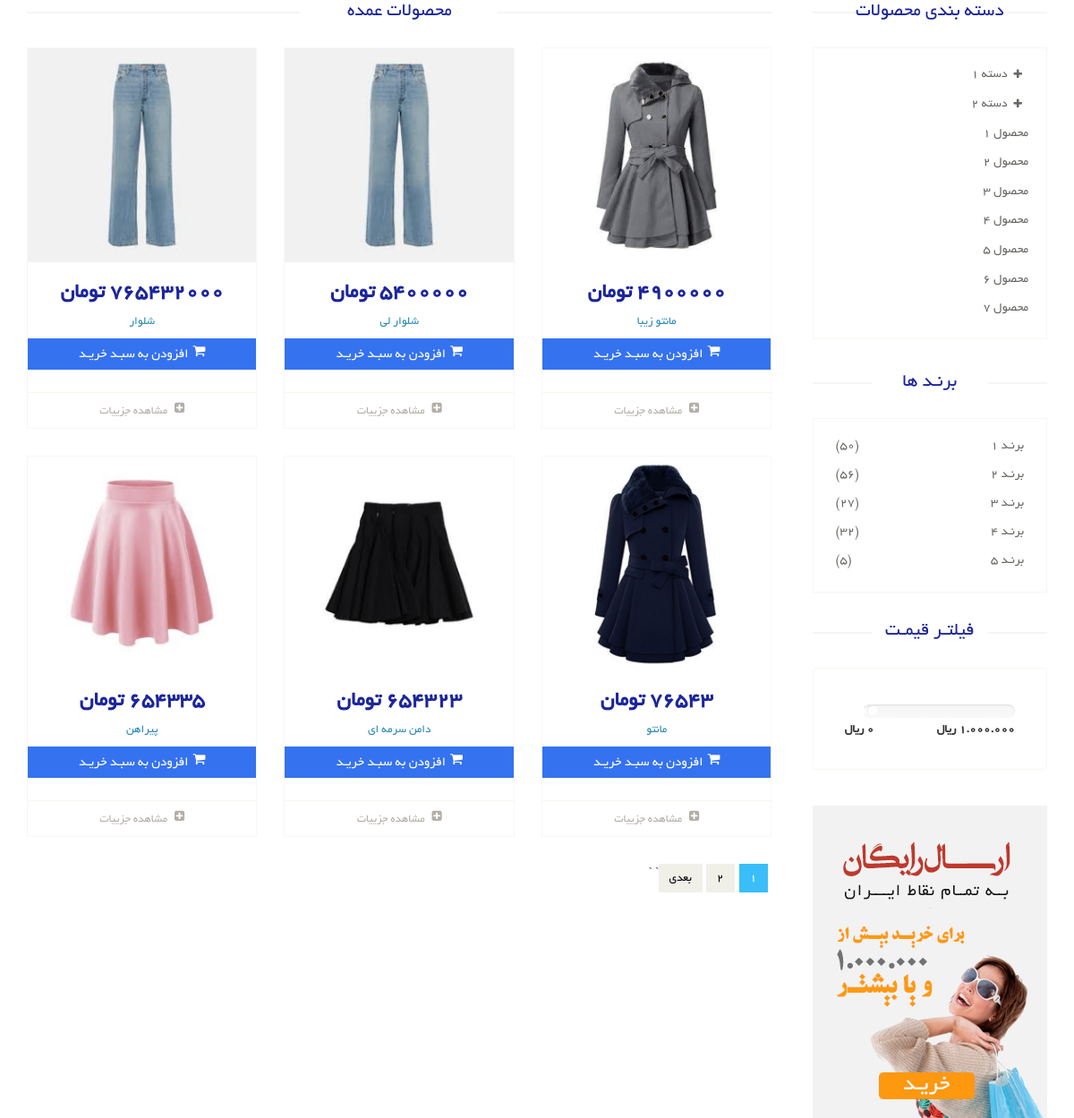
Screenshot of /products/ with the database file from the repository.
### product_module/models.py (models this page shows, shortened)
class Product(models.Model):
    image = models.ImageField(upload_to='upload/product/', null=True, blank=True)
    title = models.CharField(max_length=300, verbose_name='نام محصول')
    category = models.ManyToManyField(
        ProductCategory,
        related_name='product_categories',
        verbose_name='دسته بندی ها')
    brand = models.ForeignKey(ProductBrand, on_delete=models.CASCADE, verbose_name='برند', null=True, blank=True)
    price = models.IntegerField(verbose_name='قیمت')
    short_description = models.CharField(max_length=360, db_index=True, null=True, verbose_name='توضیحات کوتاه')
    description = models.TextField(verbose_name='توضیحات اصلی', db_index=True)
    slug = models.SlugField(default="", null=False, db_index=True, blank=True, max_length=200, unique=True,
                            verbose_name='عنوان در url')
    is_active = models.BooleanField(default=False, verbose_name='فعال / غیرفعال')
    is_delete = models.BooleanField(verbose_name='حذف شده / نشده')
    def get_absolute_url(self):
        return reverse('product-detail', args=[self.slug])
    class Meta:
        verbose_name = 'محصول'
        verbose_name_plural = 'محصولات'

### product_module/views.py (the view)
# urls.py: path('', views.ProductListView.as_view(), name='product-list'),
class ProductListView(ListView):
    template_name = 'product_module/product_list.html'
    model = Product
    context_object_name = 'products'
    ordering = ['-price']
    paginate_by = 6

### product_module/templates/product_module/product_list.html (shortened to what this page needs)
{% extends 'shared/_layout.html' %}
{% block content %}
    <section>
        <div class="container">
            <div class="row">
                <div class="col-sm-9 padding-right">
                    <div class="features_items">
                        <h2 class="title text-center">محصولات عمده</h2>
                        {% for product in products %}
                            {% include 'includes/product_item_partial.html' with product=product %}
                        {% endfor %}
                        <div class="clearfix"></div>
                        <ul class="pagination">
                            {% for pageNumber in paginator.page_range %}
                                <li class="{% if page_obj.number == pageNumber %} active {% endif %}"><a href="?page={{ page_number }}">{{ pageNumber }}</a></li>
   `                        {% endfor %}
                            {% if page_obj.has_next %}
                                <li><a href="?page={{ page_obj.next_page_number }}">بعدی</a></li>
                            {% endif %}
                        </ul>
                    </div>
                </div>
                <div class="col-sm-3">
                    <div class="left-sidebar">
                        <h2 style="color:#1c269b"> دسته بندی محصولات</h2>
                        <div class="panel-group category-products" id="accordian">
                            <div class="panel panel-default">
                                <div class="panel-heading">
                                    <h4 class="panel-title">
                                        <a data-toggle="collapse" data-parent="#accordian" href="#sportswear">
                                            <span class="badge pull-right"><i class="fa fa-plus"></i></span>
                                            دسته 1
                                        </a>
                                    </h4>
                                </div>
                            </div>
                            <div class="panel panel-default">
                                <div class="panel-heading">
                                    <h4 class="panel-title">
                                        <a data-toggle="collapse" data-parent="#accordian" href="#mens">
                                            <span class="badge pull-right"><i class="fa fa-plus"></i></span>
                                            دسته 2
                                        </a>
                                    </h4>
                                </div>
                            </div>
                            <div class="panel panel-default">
                                <div class="panel-heading">
                                    <h4 class="panel-title"><a href="#">محصول 1</a></h4>
                                </div>
                            </div>
                            <div class="panel panel-default">
                                <div class="panel-heading">
                                    <h4 class="panel-title"><a href="#">محصول 2</a></h4>
                                </div>
                            </div>
                            <div class="panel panel-default">
                                <div class="panel-heading">
                                    <h4 class="panel-title"><a href="#">محصول 3</a></h4>
                                </div>
                            </div>
                            <div class="panel panel-default">
                                <div class="panel-heading">
                                    <h4 class="panel-title"><a href="#">محصول 4</a></h4>
                                </div>
                            </div>
                            <div class="panel panel-default">
                                <div class="panel-heading">
                                    <h4 class="panel-title"><a href="#">محصول 5</a></h4>
                                </div>
                            </div>
                            <div class="panel panel-default">
                                <div class="panel-heading">
                                    <h4 class="panel-title"><a href="#">محصول 6</a></h4>
                                </div>
                            </div>
                            <div class="panel panel-default">
                                <div class="panel-heading">
                                    <h4 class="panel-title"><a href="#">محصول 7</a></h4>
                                </div>
                            </div>
                        </div>
                        <div class="brands_products">
                            <h2 style="color:#1c269b">برنـد ها</h2>
                            <div class="brands-name">
                                <ul class="nav nav-pills nav-stacked">
                                    <li><a href=""> <span class="pull-left">(50)</span>برنـد 1</a></li>
                                    <li><a href=""> <span class="pull-left">(56)</span>برنـد 2</a></li>
                                    <li><a href=""> <span class="pull-left">(27)</span>برنـد 3</a></li>
                                    <li><a href=""> <span class="pull-left">(32)</span>برنـد 4</a></li>
                                    <li><a href=""> <span class="pull-left">(5)</span>برنـد 5</a></li>
                                </ul>
                            </div>
                        </div>
                        <div class="price-range">
                            <h2 style="color:#1c269b">فیلتـر قیمـت</h2>
                            <div class="well">
                                <div class="slider slider-horizontal" style="width: 170px;">
                                           id="sl2" style=""></div>
                                <br>
                                <b>1.000.000 ريال</b> <b class="pull-left">0 ريال</b>
                            </div>
                        </div>
                        <div class="shipping text-center">
                            <img src="/static/images/home/shipping.jpg" alt="">
                        </div>
                    </div>
                </div>
            </div>
        </div>
    </section>
{% endblock %}

### product_module/templates/includes/product_item_partial.html (shortened to what this page needs)
<div class="col-sm-4">
    <div class="product-image-wrapper">
        <div class="single-products">
            <div class="productinfo text-center">
                {% if product.image %}
                    <img src="{{ product.image.url }}" alt="تصویر">
                {% else %}
                    <img src="/static/images/shop/product.jpg" alt="">
                {% endif %}
                <h2 style="color:#1c269b;" >{{ product.price }} تومان</h2>
                <p style="color:#2c89b6;">{{ product.title }}</p>
                <a style="color:#ffffff;" href="#" class="btn btn-default add-to-cart"><i
                        class="fa fa-shopping-cart"></i>افزودن به سبـد خریـد</a>
            </div>
            <div class="product-overlay">
                <div class="overlay-content">
                </div>
            </div>
        </div>
        <div class="choose">
            <ul class="nav nav-pills nav-justified">
                <li>
                    <a  href="{{ product.get_absolute_url }}">
                        <i class="fa fa-plus-square"></i>
                        مشاهده جزییات
                    </a>
                </li>
            </ul>
        </div>
    </div>
</div>

### static/css/price-range1.css (style rules this page uses)
.slider { display: inline-block; vertical-align: middle; position: relative; }
.slider.slider-horizontal { width: 210px; height: 20px; }

### rows the page displays
Product: image (picture), price "765432000", title "شلوار"
Product: image (picture), price "5400000", title "شلوار لی"
Product: image (picture), price "4900000", title "مانتو زیبا"
Product: image (picture), price "654335", title "پیراهن"
Product: image (picture), price "654323", title "دامن سرمه ای"
Product: image (picture), price "76543", title "مانتو"

### other values shown
{{ pageNumber }} "1" "2"
